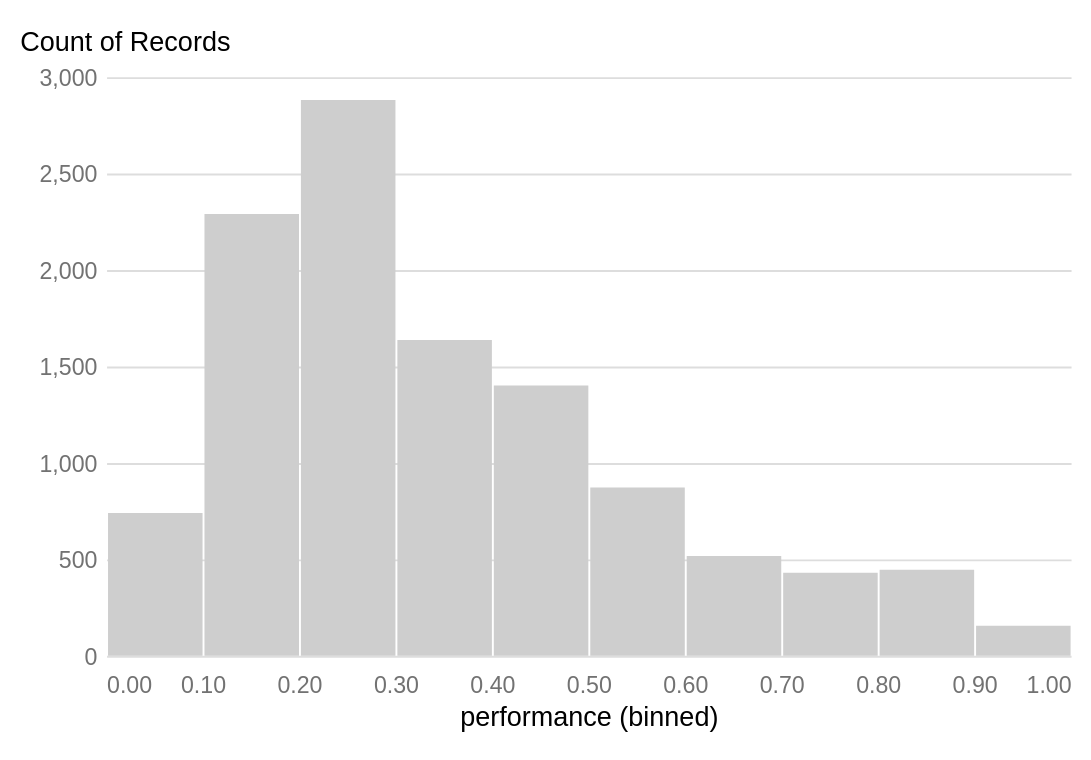

The cell this chart's notebook holds for it:
### Code cell
alt.Chart(qualified_df).mark_bar().encode(
    alt.X("performance:Q", bin=True),
    y='count()',
)

### Figure 1 — Vega-Lite specification as saved in the notebook (floating-point values rounded to 4 significant figures; data arrays with more than 128 entries replaced by an {"elided": "..."} marker saying what was removed)
{"config": {"view": {"width": 500, "height": 300, "stroke": 0}, "padding": {"top": 15, "bottom": 15, "left": 10, "right": 10}, "background": "#ffffff", "title": {"anchor": "start", "font": "\"Libre Franklin\",\"Helvetica\",\"Liberation Sans\",Arial,sans-serif", "color": "#000000", "fontSize": 20, "fontWeight": "bold", "lineHeight": 26, "subtitleFont": "\"Libre Franklin\",\"Helvetica\",\"Liberation Sans\",Arial,sans-serif", "subtitleFontSize": 14, "subtitleLineHeight": 18, "subtitlePadding": 5, "offset": 20}, "arc": {"fill": "#cecece"}, "area": {"fill": "#cecece"}, "line": {"stroke": "#cecece", "strokeWidth": 3}, "path": {"stroke": "#cecece"}, "rect": {"fill": "#cecece"}, "bar": {"fill": "#cecece"}, "point": {"stroke": "#cecece"}, "axis": {"titleFont": "\"Libre Franklin\",\"Helvetica\",\"Liberation Sans\",Arial,sans-serif", "titleFontSize": 14, "titleFontWeight": "normal", "labelFont": "\"Libre Franklin\",\"Helvetica\",\"Liberation Sans\",Arial,sans-serif", "labelFontSize": 12, "labelFontWeight": "normal", "tickColor": "#727272", "labelColor": "#727272"}, "axisX": {"labelAngle": 0, "labelPadding": 10, "labelFlush": true, "tickSize": 0, "domain": false}, "axisY": {"labelBaseline": "middle", "labelPadding": 5, "labelFlush": true, "tickSize": 0, "titleAlign": "left", "titleAngle": 0, "titleX": -45, "titleY": -11, "domain": false}, "legend": {"titleFont": "\"Libre Franklin\",\"Helvetica\",\"Liberation Sans\",Arial,sans-serif", "titleFontSize": 14, "titleFontWeight": "normal", "symbolType": "square", "labelFont": "\"Libre Franklin\",\"Helvetica\",\"Liberation Sans\",Arial,sans-serif", "labelFontSize": 13}, "range": {"heatmap": ["#5e5e5e", "#727272", "#858585", "#989898", "#aaaaaa", "#bcbcbc", "#c4c4c4", "#cecece", "#e0e0e0", "#f0f0f0", "#ffffff"], "ordinal": ["#5e5e5e", "#727272", "#858585", "#989898", "#aaaaaa", "#bcbcbc", "#c4c4c4", "#cecece", "#e0e0e0", "#f0f0f0", "#ffffff"], "ramp": ["#5e5e5e", "#727272", "#858585", "#989898", "#aaaaaa", "#bcbcbc", "#c4c4c4", "#cecece", "#e0e0e0", "#f0f0f0", "#ffffff"]}}, "data": {"name": "data-2d112ed5a67d9487e5420118caa421ec"}, "mark": "bar", "encoding": {"x": {"bin": true, "field": "performance", "type": "quantitative"}, "y": {"aggregate": "count", "type": "quantitative"}}, "$schema": "https://vega.github.io/schema/vega-lite/v4.17.0.json", "datasets": {"data-2d112ed5a67d9487e5420118caa421ec": {"elided": "11379 records"}}}
